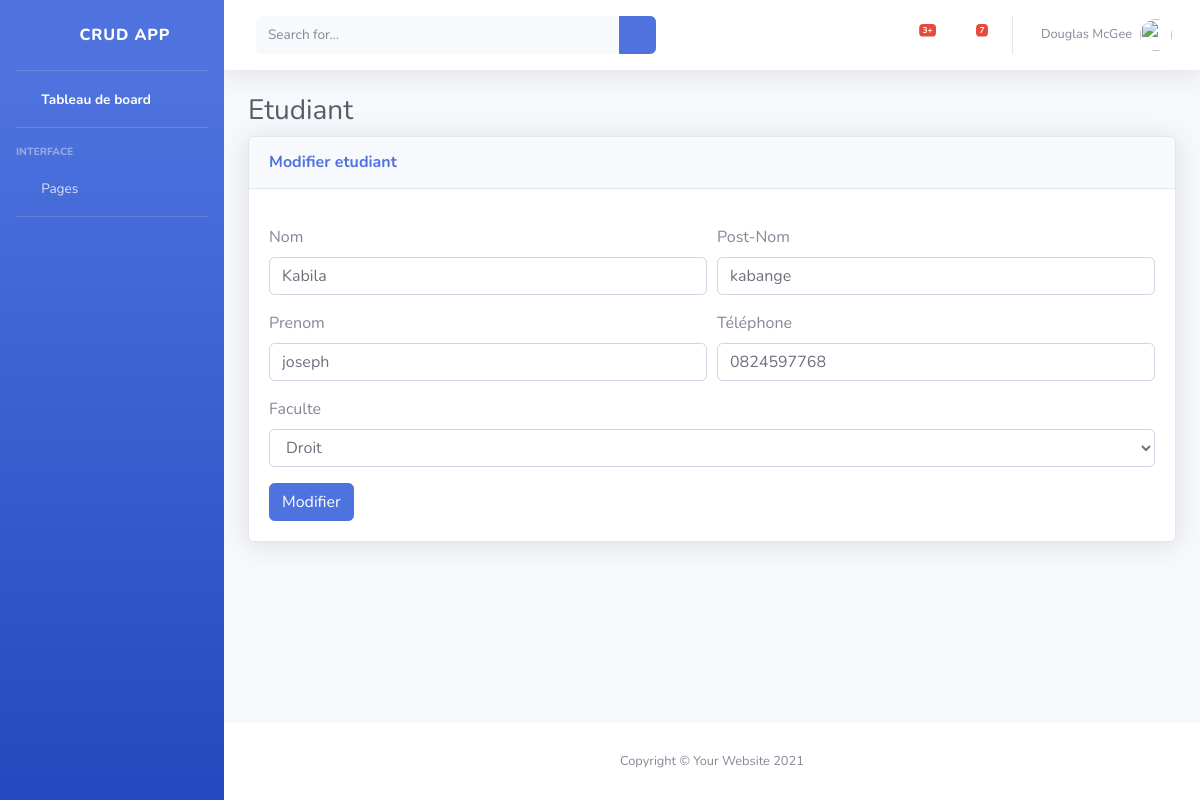
Screenshot of /edit/1 with the database file from the repository.
### crud/models.py (models this page shows)
class Etudiant(models.Model):
    nom = models.CharField(max_length=50,blank=True, null=True)
    postnom = models.CharField(max_length=50,blank=True, null=True)
    prenom = models.CharField(max_length=50,blank=True, null=True)
    telephone = models.CharField(max_length=50,blank=True, null=True)
    faculte = models.ForeignKey(Faculte,on_delete=models.CASCADE)

class Faculte(models.Model):
    libfac = models.CharField(max_length=50,blank=True, null=True)

### crud/views.py (the view)
# urls.py: path('edit/<int:id>',views.editer_etudiant,name="editer_etudiant"),
def editer_etudiant(request,id):
    etudiant = Etudiant.objects.get(id=id)
    faculte = Faculte.objects.all()
    context = {
      "faculte":faculte,
      "etudiant":etudiant,
    }
    return render(request,'edit.html',context)

### templates/edit.html (shortened to what this page needs)
{% extends "layouts/layout.html" %}
{% block content%}
<div class="container-fluid">
    <h1 class="h3 mb-2 text-gray-800">Etudiant</h1>
    <div class="card shadow mb-4">
        <div class="card-header py-3">
            <h6 class="m-0 font-weight-bold text-primary">Modifier etudiant</h6>
        </div>
        <div class="card-body">
            <form method="post" id="etudiantForm" action="/modifier/{{etudiant.id}}">
                <div class="form-row">
                </div>
                <div class="form-row">
                    <div class="form-group col-md-6">
                        <label for="nom">Nom</label>
                        <input type="text" class="form-control" id="nom" name="nom" value="{{etudiant.nom}}" autocomplete="off" placeholder="Entrer le nom SVP...">
                    </div>
                    <div class="form-group col-md-6">
                        <label for="postnom">Post-Nom</label>
                        <input type="text" class="form-control" id="postnom" name="postnom" value="{{etudiant.postnom}}"
                        autocomplete="off"  placeholder="Entrer le post-nom SVP...">
                    </div>
                </div>
                <div class="form-row">
                    <div class="form-group col-md-6">
                        <label for="prenom">Prenom</label>
                        <input type="text" class="form-control" id="prenom" name="prenom" value="{{etudiant.prenom}}" autocomplete="off" placeholder="Entrer le prenom SVP...">
                    </div>
                    <div class="form-group col-md-6">
                        <label for="telephone">Téléphone</label>
                        <input type="number" class="form-control" id="telephone" name="telephone" value="{{etudiant.telephone}}"
                            placeholder="Entrer le n° de Téléphone SVP..." autocomplete="off">
                    </div>
                </div>
                <div class="form-group">
                    <label for="faculte">Faculte</label>
                    <select id="faculte" name="faculte" class="form-control">
                        <option value="{{etudiant.faculte.id}}" selected>{{etudiant.faculte.libfac}}</option>
                      </select>
                </div>
                <button type="submit" class="btn btn-primary">Modifier</button>
            </form>
        </div>
    </div>
</div>
{% endblock %}

### rows the page displays
Etudiant: nom "Kabila", postnom "kabange", prenom "joseph", telephone "0824597768", faculte "Droit"
